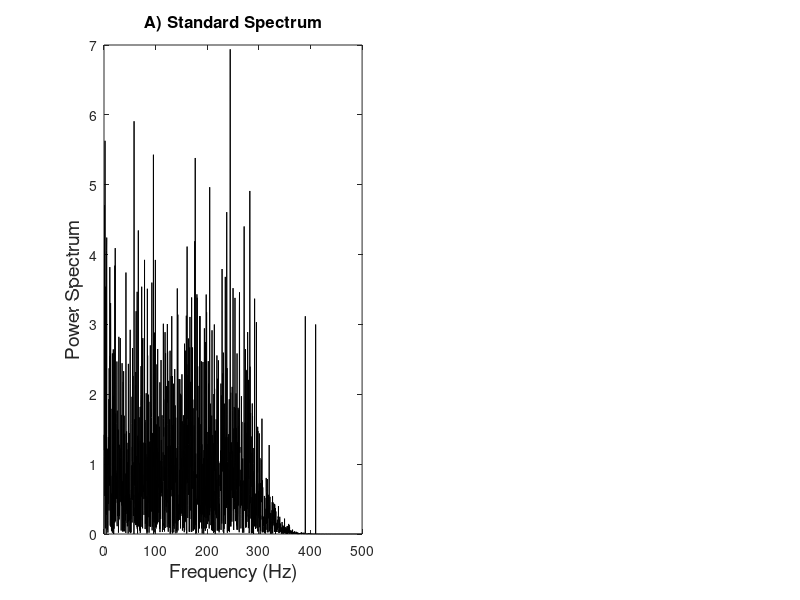

Reproduce this figure in MATLAB. (Note: this script raises an error after producing the figure.)
% Example 3.7  Investigation of the influence of averaging to improve 
%   broadband spectral characteristics in the Power Spectrum.
%  Loads file broadband1 that contains broadband and narrowband signals 
%	and noise.
%  Calculates the standard Power Spectrum and one obtained using
%   segment averaging.  Use 126 sample segement length with a 99% overlap
%  Assumes the data is variable x in the .mat file and was 
%   acquired at a sampling frequency of 1.0 kHz
%
close all; clear all;
load broadband1;                            % Load data (variable x)
fs = 1000;                                  % Sampling frequency
nfft = 128;                                 % Segment size for averaging
PS = abs((fft(x)).^2)/length(x);            % Calculate un-averaged PS
half_length = fix(length(PS)/2);			% Find data length /2
f = (0:half_length-1)* fs/(2*half_length);    % Frequency vector for plotting
subplot(1,2,1)
plot(f,PS(1:half_length),'k');              % Plot un-averaged Power Spectrum
    xlabel('Frequency (Hz)','FontSize',14); ylabel('Power Spectrum','FontSize',14);
    title('A) Standard Spectrum','FontSize',12);
%
[PS_avg,f] = pwelch(x,nfft,nfft-1,nfft,fs);  % Use 99% overlap
subplot(1,2,2)    
    plot(f,PS_avg,'k');                     % Plot averaged Power Spectrum
    xlabel('Frequency (Hz)','FontSize',14); ylabel('Power Spectrum','FontSize',14);
    title('B) Periodogram','FontSize',12);
